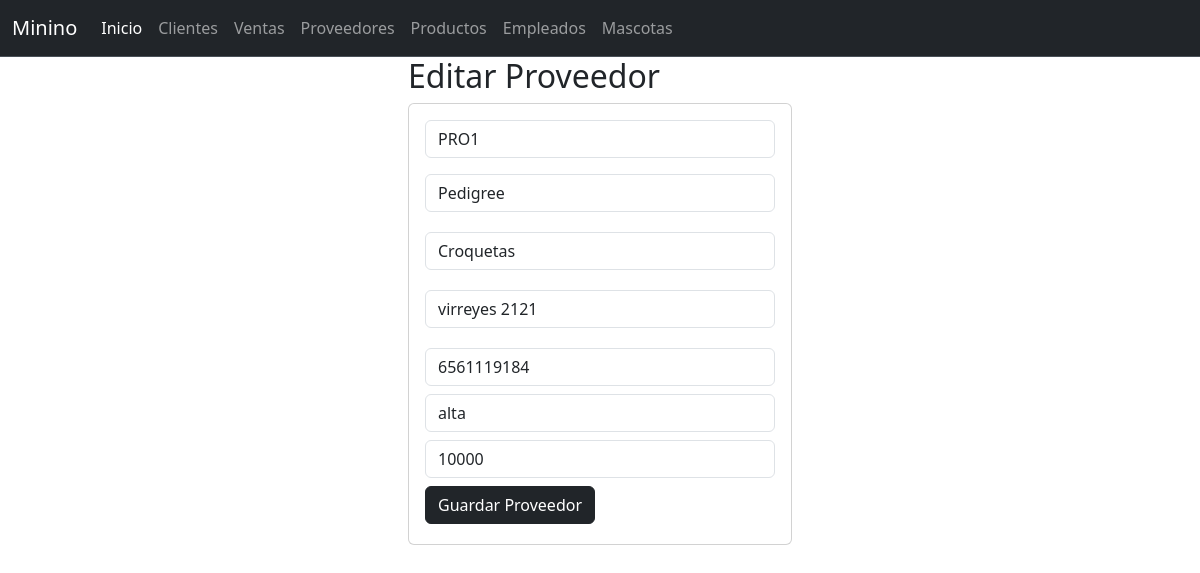
Screenshot of /seleccionarProveedor/PRO1 with the database file from the repository.
### proveedor_app/models.py (models this page shows, shortened)
class Proveedor(models.Model):
    codigo=models.CharField(primary_key=True,max_length=60)
    nombre=models.CharField(max_length=100)
    productos=models.CharField(max_length=60)
    direccion=models.CharField(max_length=60)
    telefono=models.PositiveIntegerField()
    frecuencia=models.CharField(max_length=60)
    pagos=models.SmallIntegerField()

### proveedor_app/views.py (the view)
# urls.py: path("seleccionarProveedor/<codigo>",views.seleccionarProveedor,name="seleccionarProveedor"),
def seleccionarProveedor(request,codigo):
    proveedor=Proveedor.objects.get(codigo=codigo)
    return render(request,"editarProveedor.html",{"misproveedores":proveedor})

### proveedor_app/templates/editarProveedor.html
{% extends "base.html" %}
{% block cuerpo %}
<div class="row">
    <div class="col-md-4 offset-md-4">
        <h2>Editar Proveedor</h2>
        <div class="card">
            <div class="card-body">
                <form action="/editarProveedor/" method="POST"> {% csrf_token %}
                    <div class="form-group">
                        <input type="text" id="txtcodigo" name="txtcodigo" class="form-control" value="{{misproveedores.codigo}}" minlength="1" maxlength="6" readonly required>
                    </div>
                    <div class="form-group py-3">
                            <input type="text" id="txtnombre" name="txtnombre" class="form-control" value="{{misproveedores.nombre}}" maxlength="100" required>
                        </div>
                    <div class="form-group py-1">
                        <input type="text" id="txtproductos" name="txtproductos" class="form-control" minlength="1" maxlength="9" value="{{misproveedores.productos}}" required>
                    </div>
                    <div class="form-group py-3">
                        <input type="text" id="txtdireccion" name="txtdireccion" class="form-control" value="{{misproveedores.direccion}}" maxlength="100" required>
                    </div>
                    <div class="form-group py-1">
                        <input type="text" id="txttelefono" name="txttelefono" class="form-control" minlength="1" maxlength="9" value="{{misproveedores.telefono}}" required>
                    </div>
                    <div class="form-group py-1">
                        <input type="text" id="txtfrecuencia" name="txtfrecuencia" class="form-control" minlength="1" maxlength="9" value="{{misproveedores.frecuencia}}" required>
                    </div>
                    <div class="form-group py-1">
                        <input type="text" id="txtpagos" name="txtpagos" class="form-control" minlength="1" maxlength="9" value="{{misproveedores.pagos}}" required>
                    </div>
                    <div class="form-group py-1">
                        <button type="submit" class="btn btn-dark">Guardar Proveedor</button>
                    </div>
                </form>
            </div>
        </div>
    </div>
</div>
{% endblock %}

### rows the page displays
Proveedor: txtcodigo "PRO1", txtnombre "Pedigree", txtproductos "Croquetas", txtdireccion "virreyes 2121", txttelefono "6561119184", txtfrecuencia "alta", txtpagos "10000"
